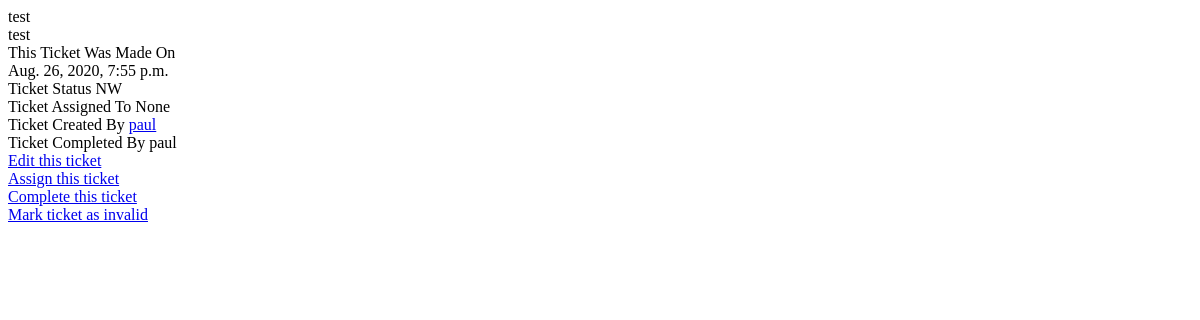
The page /ticketdetail/1/ on the database as committed earlier.
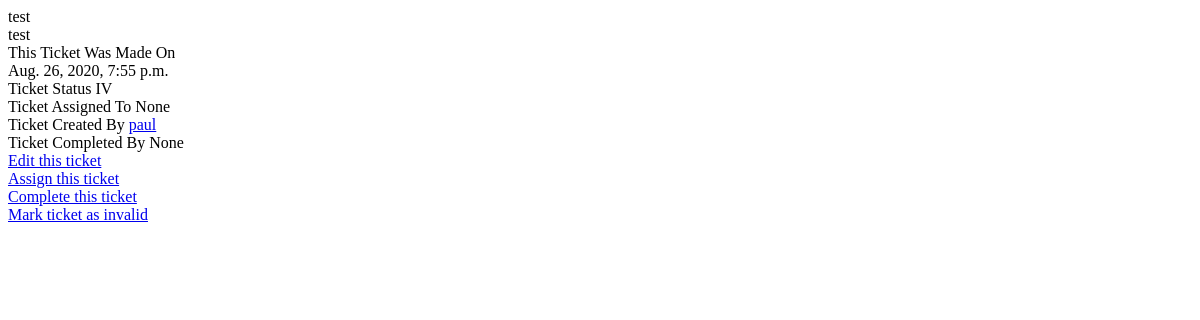
The same page on the database as committed later.
### ticket/models.py (models this page shows)
class MyTicket(models.Model):
    title = models.CharField(max_length=50, default="")
    time_created = models.DateTimeField(default=timezone.now)
    description = models.CharField(max_length=250, default="")
    TICKET_CHOICES = [
    ('NW', 'New'),
    ('CM', 'Completed'),
    ('IP', 'In Progress'),
    ('IV', 'Invalid'),
]
    status = models.CharField(max_length=300,
    choices=TICKET_CHOICES
    )
    ticket_by = models.ForeignKey(MyUser, on_delete=models.CASCADE, default="")
    ticket_assigned = models.ForeignKey(MyUser, on_delete=models.CASCADE, default=None, related_name='ticket_assigned', null=True, blank=True)
    completed_by = models.ForeignKey(MyUser, on_delete=models.CASCADE, default=None, related_name='completed_by', null=True, blank=True)

class MyUser(AbstractUser):
    pass

### ticket/views.py (the view)
# urls.py: path('ticketdetail/<int:ticket_id>/', views.ticket_detail, name="ticketdetail"),
def ticket_detail(request, ticket_id):
    ticket = MyTicket.objects.filter(id=ticket_id).first()
    return render(request, "ticketdetail.html", {"ticket": ticket})

### templates/ticketdetail.html (shortened to what this page needs)
{{ticket.description}}
This Ticket Was Made On
{{ticket.time_created}}
Ticket Status
{{ticket.status}}
Ticket Assigned To
{{ticket.ticket_assigned}}
Ticket Created By
<a href="/userdetail/{{ticket.ticket_by.id}}/">{{ticket.ticket_by}}</a>
Ticket Completed By
{{ticket.completed_by}}
<a href="/edit_ticket/{{ticket.id}}/">Edit this ticket </a>
<a href="/assign_ticket/{{ticket.id}}/">Assign this ticket </a>
<a href="/complete/{{ticket.id}}/"> Complete this ticket </a>
<a href="/invalid/{{ticket.id}}/"> Mark ticket as invalid </a>

Rows that differ between the two databases and show on the page:
changed MyTicket "test": status "NW" → "IV"; completed_by "paul" → "None"
